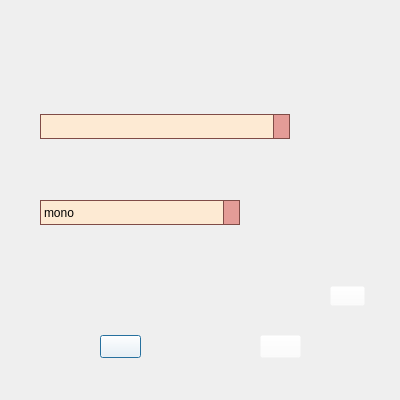
<?xml version="1.0" encoding="UTF-8"?>
<ui version="4.0">
 <class>SoundRecordSetClass</class>
 <widget class="QDialog" name="SoundRecordSetClass">
  <property name="geometry">
   <rect>
    <x>0</x>
    <y>0</y>
    <width>400</width>
    <height>400</height>
   </rect>
  </property>
  <property name="windowTitle">
   <string>设置</string>
  </property>
  <property name="windowIcon">
   <iconset resource="tools.qrc">
    <normaloff>:/picture_tools/icon/picture_tools/icon/icon_main_mainwindow.png</normaloff>:/picture_tools/icon/picture_tools/icon/icon_main_mainwindow.png</iconset>
  </property>
  <property name="windowOpacity">
   <double>5.000000000000000</double>
  </property>
  <widget class="QPushButton" name="pushButton_apply">
   <property name="geometry">
    <rect>
     <x>100</x>
     <y>335</y>
     <width>41</width>
     <height>23</height>
    </rect>
   </property>
   <property name="styleSheet">
    <string notr="true">QPushButton
{
    background: rgb(255,255,255,0);
}</string>
   </property>
   <property name="text">
    <string/>
   </property>
  </widget>
  <widget class="QPushButton" name="pushButton_cancel">
   <property name="geometry">
    <rect>
     <x>260</x>
     <y>335</y>
     <width>41</width>
     <height>23</height>
    </rect>
   </property>
   <property name="styleSheet">
    <string notr="true">QPushButton
{
    background: rgb(255,255,255,0);
}</string>
   </property>
   <property name="text">
    <string/>
   </property>
  </widget>
  <widget class="QComboBox" name="comboBox_1">
   <property name="geometry">
    <rect>
     <x>40</x>
     <y>114</y>
     <width>250</width>
     <height>25</height>
    </rect>
   </property>
   <property name="font">
    <font>
     <kerning>true</kerning>
    </font>
   </property>
   <property name="contextMenuPolicy">
    <enum>Qt::PreventContextMenu</enum>
   </property>
   <property name="autoFillBackground">
    <bool>false</bool>
   </property>
   <property name="styleSheet">
    <string notr="true">QComboBox
{
    border: 1px solid #804C47;
    border-radius: 0px;
    padding: 1px 3px 1px 3px;
    min-width: 6px;
}
QComboBox:editable
{
    background: #FDEAD3;
}
QComboBox:!editable
{
    background: #FDEAD3;
}
QComboBox:!editable:on, QComboBox::drop-down:editable:on
{
    background: #FDEAD3;  
}
QComboBox::drop-down:editable
{
    background: #E49C97;
}
QComboBox::drop-down:editable
{
    background: #E49C97;
}
QComboBox::drop-down:editable
{
    background: #E49C97;
}
QComboBox::drop-down:!editable
{
    background: #E49C97;
}
QComboBox::drop-down:!editable
{
    background: #E49C97;
}
QComboBox::drop-down
{
    subcontrol-origin: padding;
    subcontrol-position: top right;
    width: 15px;
    border-left-width: 1px;
    border-left-color: #804C47;
    border-left-style: solid;
    border-top-right-radius: 0px;
    border-bottom-right-radius: 0px;
}
QComboBox::down-arrow
{
    image: url(:/picture_tools/combobox/picture_tools/combobox_style/arrow.png);
}
QComboBox::down-arrow:on
{ 
     image: url(:/picture_tools/combobox/picture_tools/combobox_style/arrow.png);
}
QComboBox QAbstractItemView  
{  
    border: 1px solid #804C47;
    background: #FDEAD3;
    selection-background-color: #E49C97;
    color: #461C0A;  
    selection-color: #FFFFFF;
}
QComboBox QScrollBar::vertical
{
    margin: 9px 0px 9px 0px;
    border-image: url(:/picture_tools/scrollbar/picture_tools/scrollbar_style/line_vertical.png);
    border: 0px; 
    width: 9px;
}
QComboBox QScrollBar::handle:vertical {
    border-image: url(:/picture_tools/scrollbar/picture_tools/scrollbar_style/button_vertical.png);
    min-height:10px;
}
QComboBox QScrollBar::handle:vertical:pressed 
{
    border-image: url(:/picture_tools/scrollbar/picture_tools/scrollbar_style/button_vertical.png); }
QComboBox QScrollBar::add-page:vertical 
{
    border-image: url(:/picture_tools/scrollbar/picture_tools/scrollbar_style/line_vertical.png);
}
QComboBox QScrollBar::sub-page:vertical 
{
    border-image: url(:/picture_tools/scrollbar/picture_tools/scrollbar_style/line_vertical.png);
}
QComboBox QScrollBar::sub-line:vertical 
{
    subcontrol-origin: margin;
    border: 0px solid black;
    height:9px
}
QComboBox QScrollBar::add-line:vertical 
{
    subcontrol-origin: margin;
    border: 0px solid black;
    height:9px
}
QComboBox QScrollBar::down-arrow:vertical
{
    image: url(:/picture_tools/scrollbar/picture_tools/scrollbar_style/down.png);
}
QComboBox QScrollBar::up-arrow:vertical
{
    image: url(:/picture_tools/scrollbar/picture_tools/scrollbar_style/up.png);
}
QComboBox QScrollBar::horizontal
{
    margin: 0px 9px 0px 9px;
    border-image: url(:/picture_tools/scrollbar/picture_tools/scrollbar_style/line_horizental.png);
    border: 0px;
    height: 9px;
}
QComboBox QScrollBar::handle:horizontal 
{
    border-image: url(:/picture_tools/scrollbar/picture_tools/scrollbar_style/button_horizental.png);
    min-width:10px;
}
QTableWidget QScrollBar::handle:horizontal:pressed
{
    border-image: url(:/picture_tools/scrollbar/picture_tools/scrollbar_style/button_horizental.png);
}
QTableWidget QScrollBar::add-page:horizontal 
{
    border-image: url(:/picture_tools/scrollbar/picture_tools/scrollbar_style/button_horizental.png);
}
QTableWidget QScrollBar::sub-page:horizontal 
{
    border-image: url(:/picture_tools/scrollbar/picture_tools/scrollbar_style/button_horizental.png);
}
QComboBox QScrollBar::add-line:horizontal 
{
    subcontrol-origin: margin;
    border: 0px solid black;
    width:9px
}
QComboBox QScrollBar::sub-line:horizontal 
{
    subcontrol-origin: margin;
    border: 0px solid black;
    width:9px
}
QComboBox QScrollBar::left-arrow:horizontal
{
    image: url(:/picture_tools/scrollbar/picture_tools/scrollbar_style/left.png);
}
QTableWidget QScrollBar::right-arrow:horizontal
{
    image: url(:/picture_tools/scrollbar/picture_tools/scrollbar_style/right.png);
}</string>
   </property>
   <property name="inputMethodHints">
    <set>Qt::ImhNone</set>
   </property>
   <property name="editable">
    <bool>false</bool>
   </property>
   <property name="currentIndex">
    <number>-1</number>
   </property>
   <property name="maxVisibleItems">
    <number>7</number>
   </property>
   <property name="maxCount">
    <number>2147483646</number>
   </property>
   <property name="insertPolicy">
    <enum>QComboBox::InsertAtBottom</enum>
   </property>
  </widget>
  <widget class="QComboBox" name="comboBox_2">
   <property name="geometry">
    <rect>
     <x>40</x>
     <y>200</y>
     <width>200</width>
     <height>25</height>
    </rect>
   </property>
   <property name="contextMenuPolicy">
    <enum>Qt::PreventContextMenu</enum>
   </property>
   <property name="autoFillBackground">
    <bool>false</bool>
   </property>
   <property name="styleSheet">
    <string notr="true">QComboBox
{
    border: 1px solid #804C47;
    border-radius: 0px;
    padding: 1px 3px 1px 3px;
    min-width: 6px;
}
QComboBox:editable
{
    background: #FDEAD3;
}
QComboBox:!editable
{
    background: #FDEAD3;
}
QComboBox:!editable:on, QComboBox::drop-down:editable:on
{
    background: #FDEAD3;  
}
QComboBox::drop-down:editable
{
    background: #E49C97;
}
QComboBox::drop-down:editable
{
    background: #E49C97;
}
QComboBox::drop-down:editable
{
    background: #E49C97;
}
QComboBox::drop-down:!editable
{
    background: #E49C97;
}
QComboBox::drop-down:!editable
{
    background: #E49C97;
}
QComboBox::drop-down
{
    subcontrol-origin: padding;
    subcontrol-position: top right;
    width: 15px;
    border-left-width: 1px;
    border-left-color: #804C47;
    border-left-style: solid;
    border-top-right-radius: 0px;
    border-bottom-right-radius: 0px;
}
QComboBox::down-arrow
{
    image: url(:/picture_tools/combobox/picture_tools/combobox_style/arrow.png);
}
QComboBox::down-arrow:on
{ 
     image: url(:/picture_tools/combobox/picture_tools/combobox_style/arrow.png);
}
QComboBox QAbstractItemView  
{  
    border: 1px solid #804C47;
    background: #FDEAD3;
    selection-background-color: #E49C97;
    color: #461C0A;  
    selection-color: #FFFFFF;
}
QComboBox QScrollBar::vertical
{
    margin: 9px 0px 9px 0px;
    border-image: url(:/picture_tools/scrollbar/picture_tools/scrollbar_style/line_vertical.png);
    border: 0px; 
    width: 9px;
}
QComboBox QScrollBar::handle:vertical {
    border-image: url(:/picture_tools/scrollbar/picture_tools/scrollbar_style/button_vertical.png);
    min-height:10px;
}
QComboBox QScrollBar::handle:vertical:pressed 
{
    border-image: url(:/picture_tools/scrollbar/picture_tools/scrollbar_style/button_vertical.png); }
QComboBox QScrollBar::add-page:vertical 
{
    border-image: url(:/picture_tools/scrollbar/picture_tools/scrollbar_style/line_vertical.png);
}
QComboBox QScrollBar::sub-page:vertical 
{
    border-image: url(:/picture_tools/scrollbar/picture_tools/scrollbar_style/line_vertical.png);
}
QComboBox QScrollBar::sub-line:vertical 
{
    subcontrol-origin: margin;
    border: 0px solid black;
    height:9px
}
QComboBox QScrollBar::add-line:vertical 
{
    subcontrol-origin: margin;
    border: 0px solid black;
    height:9px
}
QComboBox QScrollBar::down-arrow:vertical
{
    image: url(:/picture_tools/scrollbar/picture_tools/scrollbar_style/down.png);
}
QComboBox QScrollBar::up-arrow:vertical
{
    image: url(:/picture_tools/scrollbar/picture_tools/scrollbar_style/up.png);
}
QComboBox QScrollBar::horizontal
{
    margin: 0px 9px 0px 9px;
    border-image: url(:/picture_tools/scrollbar/picture_tools/scrollbar_style/line_horizental.png);
    border: 0px;
    height: 9px;
}
QComboBox QScrollBar::handle:horizontal 
{
    border-image: url(:/picture_tools/scrollbar/picture_tools/scrollbar_style/button_horizental.png);
    min-width:10px;
}
QTableWidget QScrollBar::handle:horizontal:pressed
{
    border-image: url(:/picture_tools/scrollbar/picture_tools/scrollbar_style/button_horizental.png);
}
QTableWidget QScrollBar::add-page:horizontal 
{
    border-image: url(:/picture_tools/scrollbar/picture_tools/scrollbar_style/button_horizental.png);
}
QTableWidget QScrollBar::sub-page:horizontal 
{
    border-image: url(:/picture_tools/scrollbar/picture_tools/scrollbar_style/button_horizental.png);
}
QComboBox QScrollBar::add-line:horizontal 
{
    subcontrol-origin: margin;
    border: 0px solid black;
    width:9px
}
QComboBox QScrollBar::sub-line:horizontal 
{
    subcontrol-origin: margin;
    border: 0px solid black;
    width:9px
}
QComboBox QScrollBar::left-arrow:horizontal
{
    image: url(:/picture_tools/scrollbar/picture_tools/scrollbar_style/left.png);
}
QTableWidget QScrollBar::right-arrow:horizontal
{
    image: url(:/picture_tools/scrollbar/picture_tools/scrollbar_style/right.png);
}</string>
   </property>
   <property name="editable">
    <bool>false</bool>
   </property>
   <property name="currentIndex">
    <number>0</number>
   </property>
   <property name="maxVisibleItems">
    <number>7</number>
   </property>
   <property name="maxCount">
    <number>2147483646</number>
   </property>
   <property name="insertPolicy">
    <enum>QComboBox::InsertAtBottom</enum>
   </property>
   <item>
    <property name="text">
     <string>mono</string>
    </property>
   </item>
   <item>
    <property name="text">
     <string>stereo</string>
    </property>
   </item>
  </widget>
  <widget class="QPushButton" name="pushButton_choose">
   <property name="geometry">
    <rect>
     <x>330</x>
     <y>286</y>
     <width>35</width>
     <height>20</height>
    </rect>
   </property>
   <property name="styleSheet">
    <string notr="true">QPushButton
{
    background: rgb(255,255,255,0);
}</string>
   </property>
   <property name="text">
    <string/>
   </property>
  </widget>
  <widget class="QLineEdit" name="lineedit">
   <property name="geometry">
    <rect>
     <x>40</x>
     <y>289</y>
     <width>280</width>
     <height>15</height>
    </rect>
   </property>
   <property name="contextMenuPolicy">
    <enum>Qt::NoContextMenu</enum>
   </property>
   <property name="styleSheet">
    <string notr="true">QLineEdit
{
    background: rgb(255,255,255,0);
    border:0px solid rgb(255,255,255,0);
}</string>
   </property>
   <property name="text">
    <string/>
   </property>
   <property name="readOnly">
    <bool>true</bool>
   </property>
  </widget>
 </widget>
 <resources>
  <include location="tools.qrc"/>
 </resources>
 <connections/>
</ui>
